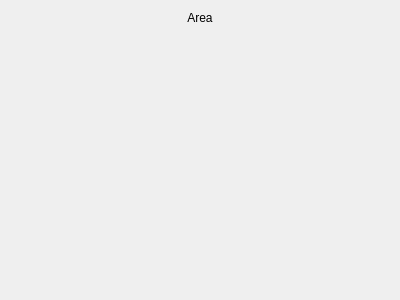
<?xml version="1.0" encoding="UTF-8"?>
<ui version="4.0">
 <class>MaskArea_Widget</class>
 <widget class="QWidget" name="MaskArea_Widget">
  <property name="geometry">
   <rect>
    <x>0</x>
    <y>0</y>
    <width>400</width>
    <height>300</height>
   </rect>
  </property>
  <property name="windowTitle">
   <string>Form</string>
  </property>
  <layout class="QVBoxLayout" name="verticalLayout">
   <item>
    <widget class="QLabel" name="label">
     <property name="text">
      <string>Area</string>
     </property>
     <property name="alignment">
      <set>Qt::AlignmentFlag::AlignCenter</set>
     </property>
    </widget>
   </item>
   <item>
    <spacer name="verticalSpacer">
     <property name="orientation">
      <enum>Qt::Orientation::Vertical</enum>
     </property>
     <property name="sizeHint" stdset="0">
      <size>
       <width>20</width>
       <height>40</height>
      </size>
     </property>
    </spacer>
   </item>
  </layout>
 </widget>
 <resources/>
 <connections/>
</ui>
